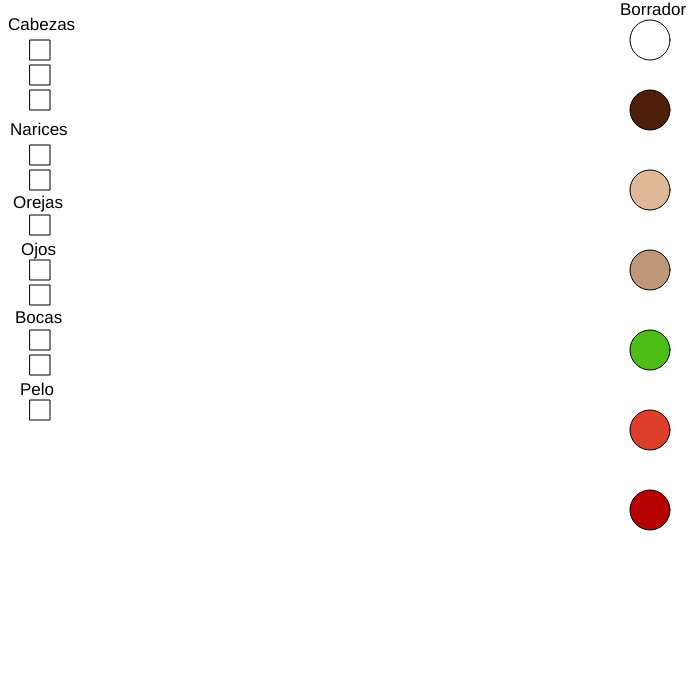
Frame 1 (no input)
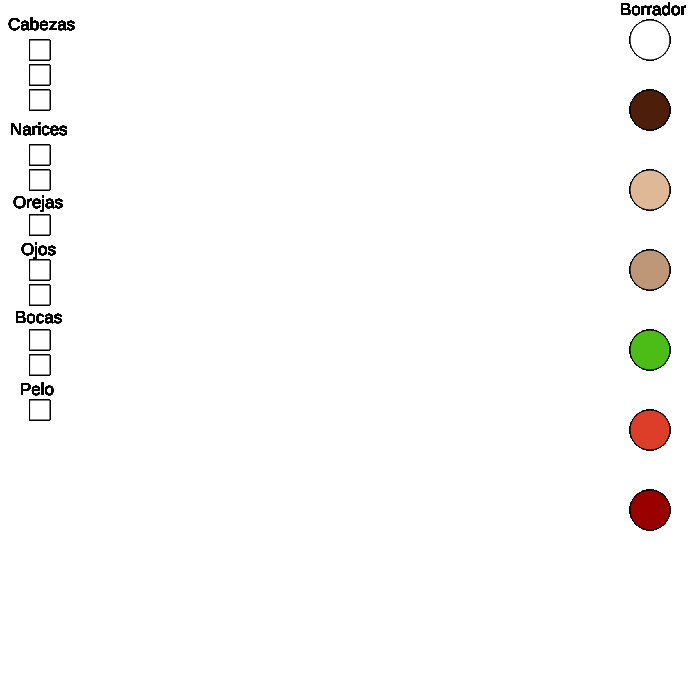
Frame 60 (no input)
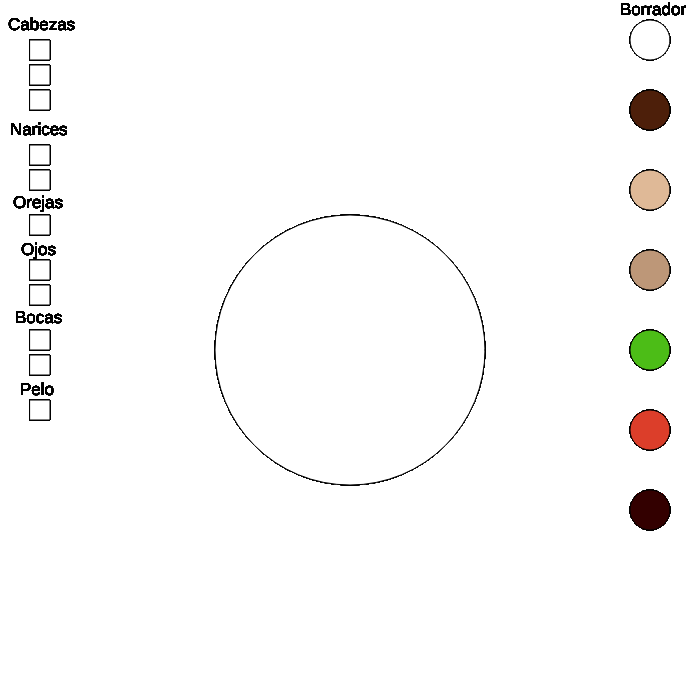
Frame 120 (the mouse pressed at the canvas centre since frame 60)

The p5.js sketch that drew these frames (run headless with seeded random() and noise() and a simulated clock; from frame 60 on, the mouse is pressed at the canvas centre):

// p5.js sketch
// ── sketch.js
var posXborr= 650
var posYborr= 40
 var tamBorr= 40
var posXbot1 = 30;
var posYbot1 = 40;
var tamBot1 = 20;
var posXbot2 = 30;
var posYbot2 = 65;
var tamBot2 = 20;
var posXbot3 = 30;
var posYbot3 = 90;
var tamBot3 = 20;
var posXbot4 = 30;
var posYbot4 = 145;
var tamBot4 = 20;
var posXbot5 = 30;
var posYbot5 = 170;
var tamBot5 = 20;
var posXbot6 = 30;
var posYbot6 = 215;
var tamBot6= 20;
var posXbot7 = 30;
var posYbot7 = 260;
var tamBot7= 20;
var posXbot8 = 30;
var posYbot8 = 285;
var tamBot8= 20;
var posXbot9 = 30;
var posYbot9 = 330;
var tamBot9= 20;
var posXbot10 = 30;
var posYbot10= 355;
var tamBot10 = 20;
var posXbot11 = 30;
var posYbot11= 400;
var tamBot11 = 20;

var posXcol1= 650
var posYcol1= 110
 var tamCol1= 40
 var posXcol2= 650
var posYcol2= 190
 var tamCol2= 40
 var posXcol3= 650
var posYcol3= 270
 var tamCol3= 40
 
 var posXcol4= 650
var posYcol4= 350
 var tamCol4= 40
 
 var posXcol5= 650
var posYcol5= 430
 var tamCol5= 40
 
 var posXcol6= 650
var posYcol6= 510
 var tamCol6= 40
 
var forma = 0;
var colSelect = 0;

function setup() {
  createCanvas(700, 700);
   
}

function draw() {
  //background(220);
  push();
  fill(255);
  //herramientas
 rect(posXbot1,posYbot1, tamBot1,tamBot1);
  rect(posXbot2,posYbot2, tamBot2,tamBot2);
  rect(posXbot3,posYbot3, tamBot3,tamBot3);
  rect(posXbot4,posYbot4, tamBot4,tamBot4);
  rect(posXbot5,posYbot5, tamBot5,tamBot5);
  rect(posXbot6,posYbot6, tamBot6,tamBot6);
  rect(posXbot7,posYbot7, tamBot7,tamBot7);
  rect(posXbot8,posYbot8, tamBot8,tamBot8);
  rect(posXbot9,posYbot9, tamBot9,tamBot9);
  rect(posXbot10,posYbot10, tamBot10,tamBot10);
   rect(posXbot11,posYbot11, tamBot11,tamBot11);
  
  //borrador
  ellipse(posXborr,posYborr,tamBorr,tamBorr);
           

  
  pop();
  
  //colores                                         
  push();
  fill(77,31,10);
  ellipse(posXcol1,posYcol1, tamCol1,tamCol1);
  pop();
  
   push();
  fill(223,185,151);
  ellipse(posXcol2,posYcol2, tamCol2,tamCol2);
  pop();
  
   push();
  fill(189,151,120);
  ellipse(posXcol3,posYcol3, tamCol3,tamCol3);
  pop();
  
  push();
  fill(76,189,23);
  ellipse(posXcol4,posYcol4, tamCol4,tamCol4);
  pop();
  
  push();
  fill(220,62,42);
  ellipse(posXcol5,posYcol5, tamCol5,tamCol5);
  pop();
  
  push();
  fill(random(255),0,0);
  ellipse(posXcol6,posYcol6, tamCol6,tamCol6);
  pop();
  
  //TEXTOS
  push();
  fill(0);
  textSize(17)
     text("Cabezas",8,30);
  text("Narices",10,135);
  text("Orejas",13,208);
  text("Ojos",21,255);
  text("Bocas",15,323);
  text("Pelo",20,395);
  text("Borrador",620,15);
  pop();
  
  if(mouseIsPressed){
    
     if (colSelect == 1) {
       
      fill(73,31,10);
      stroke(0);
    }
    if(colSelect == 2) {
      fill(223,185,151);
      stroke(0);
    }
    if(colSelect == 3) {
      fill(189,151,120);
      stroke(0);
    }
    if(colSelect == 4) {
      fill(76,189,23);
      stroke(0);
    }
    
    if(colSelect == 5) {
      fill(220,62,42);
      stroke(0);
    }
     if(colSelect == 6) {
     fill(random(255),0,0);
      stroke(0);
    }
//cabeza 1
  if (forma == 0) {
//fill(231,199,179)
ellipse(mouseX,mouseY, 270,270);
  }
 // cabeza 2
  if (forma == 1) {
  //fill(231,199,179)
ellipse(mouseX,mouseY, 240,290);
  }
  //cabeza 3
  
  if (forma == 2) {
  rect(mouseX,mouseY,220,270);
  }
  //orejas
  
  if (forma == 5) {
  ellipse(mouseX,mouseY,40,60);
    push();
    fill(0);
     ellipse(mouseX,mouseY+20,20,20);
    pop();
  }
  
  //narices 1
  if (forma == 3) {
ellipse(mouseX,mouseY,17,17)
  ellipse(mouseX+38,mouseY,17,17)
  rect(mouseX,mouseY-50,36,50)
  ellipse(mouseX+18,mouseY+10,56,30)
  }
 // narices 2
  if (forma == 4) {
  ellipse(mouseX,mouseY,17,17)
  ellipse(mouseX+38,mouseY,17,17)
  triangle(mouseX,mouseY,mouseX+16,mouseY-50,mouseX+36,mouseY)
  ellipse(mouseX+18,mouseY+10,56,30)
  }
  //ojos#1
  
  if (forma == 6) {
  fill(255)
  ellipse(mouseX,mouseY,60,30)
  push();
  fill(0)
  ellipse(mouseX,mouseY,30,15)
  pop();
  
  
  
  ellipse(mouseX+100,mouseY,60,30)
  
  push();
  fill(0)
  ellipse(mouseX+100,mouseY,30,15)
  pop();
  }
  //ojos#2
  
  if (forma == 7) {
  push();
  strokeWeight(3)
  line(mouseX,mouseY,mouseX+60,mouseY+15);
  line(mouseX+160,mouseY,mouseX+100,mouseY+15);
  pop();
  }
  
  // boca1 
  
  if (forma == 8) {
  push();
  strokeWeight(2);
  line(mouseX-40,mouseY,mouseX+40,mouseY);
  pop();
  }
  
  //boca 2
  if (forma == 9) {
    push();
  fill(255);
    strokeWeight(3)
  arc(mouseX, mouseY, 80, 80, 0, PI + QUARTER_PI, CHORD);
    pop();
    line(mouseX-40,mouseY-8,mouseX+35,mouseY+15)
  }
  //Pelo
    if (forma == 10) {
      line(mouseX,mouseY,mouseX+30,mouseY-5)
      line(mouseX,mouseY+3,mouseX+30,mouseY-2)
  
    }
    
    //borrador
    if(forma==11){
      push();
      noStroke();
      fill(255);
    ellipse(mouseX,mouseY,tamBorr,tamBorr);
      pop();
    }
  if(mouseX > posXbot1 && mouseX < posXbot1 + tamBot1 &&
     mouseY > posYbot1 && mouseY < posYbot1 + tamBot1){
    forma= 0;
}
    if(mouseX > posXbot2 && mouseX < posXbot2 + tamBot2 &&
     mouseY > posYbot2 && mouseY < posYbot2 + tamBot2){
    forma= 1;
}
    if(mouseX > posXbot3 && mouseX < posXbot3 + tamBot3 &&
     mouseY > posYbot3 && mouseY < posYbot3 + tamBot3){
    forma= 2;
}
   if(mouseX > posXbot4 && mouseX < posXbot4 + tamBot4 &&
     mouseY > posYbot4 && mouseY < posYbot4 + tamBot4){
    forma= 3;
}
    if(mouseX > posXbot5 && mouseX < posXbot5 + tamBot5 &&
     mouseY > posYbot5 && mouseY < posYbot5 + tamBot5){
    forma= 4;
}
    if(mouseX > posXbot6 && mouseX < posXbot6 + tamBot6 &&
     mouseY > posYbot6 && mouseY < posYbot6 + tamBot6){
    forma= 5;
}
    if(mouseX > posXbot7 && mouseX < posXbot7 + tamBot7 &&
     mouseY > posYbot7 && mouseY < posYbot7 + tamBot7){
    forma= 6;
}
    if(mouseX > posXbot8 && mouseX < posXbot8 + tamBot8 &&
     mouseY > posYbot8 && mouseY < posYbot8 + tamBot8){
    forma= 7;
}
    if(mouseX > posXbot9 && mouseX < posXbot9 + tamBot9 &&
     mouseY > posYbot9 && mouseY < posYbot9 + tamBot9){
    forma= 8;
}
    if(mouseX > posXbot10 && mouseX < posXbot10 + tamBot10 &&
     mouseY > posYbot10 && mouseY < posYbot10 + tamBot10){
    forma= 9;
}
    if(mouseX > posXbot11 && mouseX < posXbot11 + tamBot11 &&
     mouseY > posYbot11 && mouseY < posYbot11 + tamBot11){
    forma= 10;
}
    if(mouseX > posXborr && mouseX < posXborr + tamBorr &&
     mouseY > posYborr && mouseY < posYborr + tamBorr){
    forma= 11;
}
     if(mouseX > posXcol1+3 && mouseX < posXcol1 + tamCol1 &&
     mouseY > posYcol1+3 && mouseY < posYcol1 + tamCol1){
    colSelect= 1;
     }
}
   if(mouseX > posXcol2+3 && mouseX < posXcol2 + tamCol2 &&
     mouseY > posYcol2+3 && mouseY < posYcol2 + tamCol2){
    colSelect= 2;
     }
  if(mouseX > posXcol3+3 && mouseX < posXcol3 + tamCol3 &&
     mouseY > posYcol3+3 && mouseY < posYcol3 + tamCol3){
    colSelect= 3;
     }
  if(mouseX > posXcol4+3 && mouseX < posXcol4 + tamCol4 &&
     mouseY > posYcol4+3 && mouseY < posYcol4 + tamCol4){
    colSelect= 4;
     }
  if(mouseX > posXcol5+3 && mouseX < posXcol5 + tamCol5&&
     mouseY > posYcol5+3 && mouseY < posYcol5 + tamCol5){
    colSelect= 5;
     }
  if(mouseX > posXcol6+3 && mouseX < posXcol6 + tamCol6&&
     mouseY > posYcol6+3 && mouseY < posYcol6 + tamCol6){
    colSelect= 6;
     }
}
